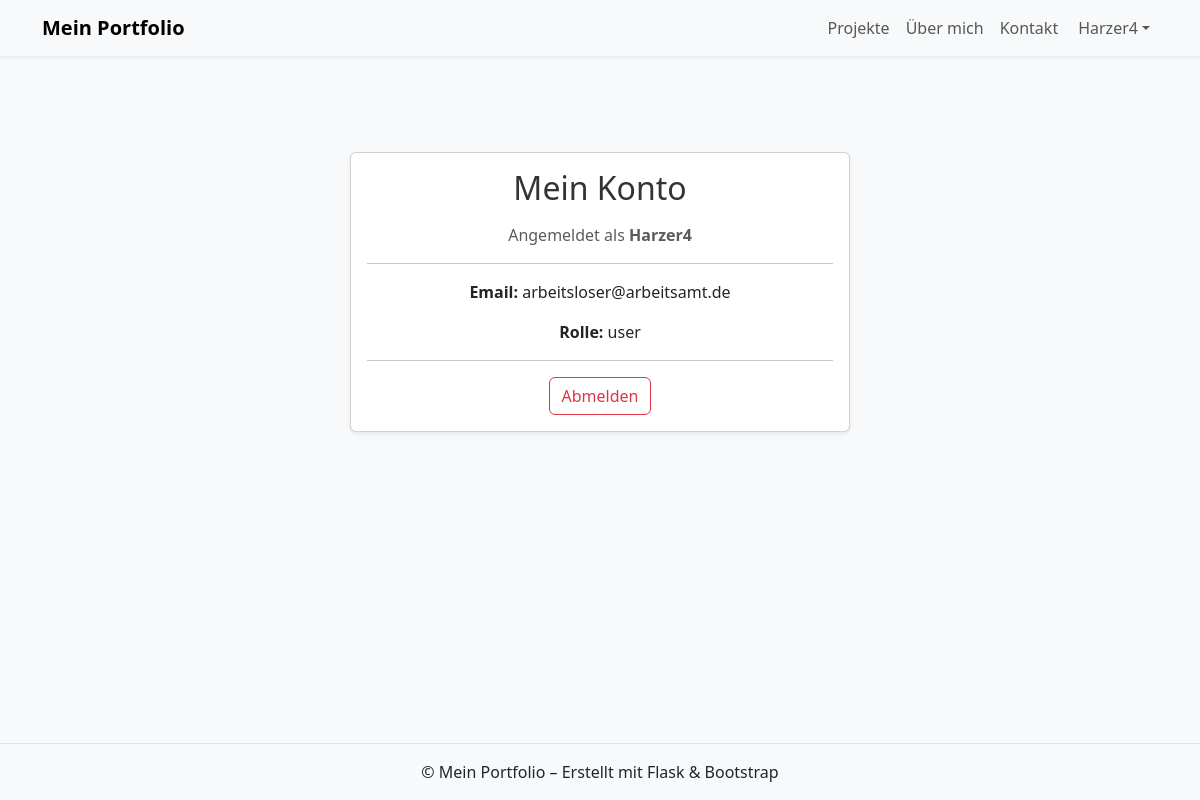
Screenshot of /account (signed in) with the database file from the repository.
### app/models/user.py (models this page shows, shortened)
class User(db.Model, UserMixin):
    id = db.Column(db.Integer, primary_key=True)
    username = db.Column(db.String(50), unique=True, nullable=False)
    email = db.Column(db.String(120), unique=True, nullable=False)
    password_hash = db.Column(db.String(128), nullable=False)
    role = db.Column(db.String(10), default="user")  # "user" oder "admin"
    def is_admin(self):
        return self.role == "admin"

### app/routes/auth.py (the view)
@auth_bp.route("/account")
@login_required
def account():
    return render_template("auth/account.html", user=current_user)

### app/templates/auth/account.html (shortened to what this page needs)
{% extends "base.html" %}
{% block content %}
<div class="container py-5">
  <div class="card shadow-sm mx-auto" style="max-width: 500px;">
    <div class="card-body text-center">
      <h2 class="mb-3">Mein Konto</h2>
      <p class="text-muted">Angemeldet als <strong>{{ user.username }}</strong></p>
      <hr>
      <p><strong>Email:</strong> {{ user.email }}</p>
      <p><strong>Rolle:</strong> {{ user.role }}</p>
      <hr>
      <a href="{{ url_for('auth.logout') }}" class="btn btn-outline-danger">Abmelden</a>
    </div>
  </div>
</div>
{% endblock %}

### app/templates/widgets/navbar.html (shortened to what this page needs)
<nav class="navbar navbar-expand-lg navbar-light bg-light shadow-sm">
  <div class="container">
    <a class="navbar-brand fw-bold" href="{{ url_for('main.home') }}">Mein Portfolio</a>
    <div class="collapse navbar-collapse justify-content-end" id="navbarNav">
      <ul class="navbar-nav">
        <li class="nav-item"><a class="nav-link" href="{{ url_for('projects.projects_page') }}">Projekte</a></li>
        <li class="nav-item"><a class="nav-link" href="{{ url_for('about.about_page') }}">Über mich</a></li>
        <li class="nav-item"><a class="nav-link" href="{{ url_for('contact.contact_page') }}">Kontakt</a></li>
        <li class="nav-item dropdown">
          <a class="nav-link dropdown-toggle d-flex align-items-center" href="#" id="userDropdown" role="button"
             data-bs-toggle="dropdown" aria-expanded="false">
            {% if current_user.is_authenticated %}
              {{ current_user.username }}
            {% else %}
              Konto
            {% endif %}
          </a>
        </li>
      </ul>
    </div>
  </div>
</nav>

### app/static/css/style.css (style rules this page uses)
body { background-color: #f8f9fa; }
h1, h2 { color: #333; }
body { animation: fadeIn 0.8s ease-in; }

### rows the page displays
User: username "Harzer4", email "arbeitsloser@arbeitsamt.de", role "user"
